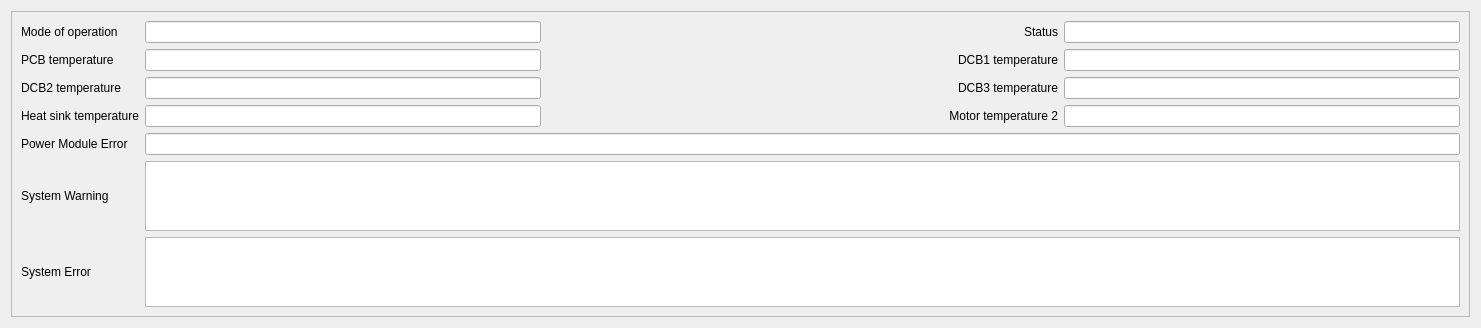
            <widget class="QWidget" name="scrollAreaWidgetContents_2">
             <property name="geometry">
              <rect>
               <x>0</x>
               <y>0</y>
               <width>1481</width>
               <height>326</height>
              </rect>
             </property>
             <layout class="QGridLayout" name="gridLayout_23">
              <item row="0" column="0">
               <widget class="QFrame" name="frame_8">
                <property name="frameShape">
                 <enum>QFrame::StyledPanel</enum>
                </property>
                <property name="frameShadow">
                 <enum>QFrame::Raised</enum>
                </property>
                <layout class="QGridLayout" name="gridLayout_21">
                 <item row="0" column="0">
                  <layout class="QGridLayout" name="gridLayout_22">
                   <item row="0" column="1">
                    <widget class="QLineEdit" name="Operation_mode"/>
                   </item>
                   <item row="0" column="4">
                    <widget class="QLineEdit" name="Status"/>
                   </item>
                   <item row="0" column="2">
                    <spacer name="horizontalSpacer_44">
                     <property name="orientation">
                      <enum>Qt::Horizontal</enum>
                     </property>
                     <property name="sizeHint" stdset="0">
                      <size>
                       <width>40</width>
                       <height>20</height>
                      </size>
                     </property>
                    </spacer>
                   </item>
                   <item row="0" column="3">
                    <widget class="QLabel" name="label_88">
                     <property name="text">
                      <string>Status</string>
                     </property>
                     <property name="alignment">
                      <set>Qt::AlignRight|Qt::AlignTrailing|Qt::AlignVCenter</set>
                     </property>
                     <property name="wordWrap">
                      <bool>false</bool>
                     </property>
                     <property name="buddy">
                      <cstring>Status</cstring>
                     </property>
                    </widget>
                   </item>
                   <item row="0" column="0">
                    <widget class="QLabel" name="label_83">
                     <property name="text">
                      <string>Mode of operation</string>
                     </property>
                     <property name="buddy">
                      <cstring>Operation_mode</cstring>
                     </property>
                    </widget>
                   </item>
                   <item row="4" column="0">
                    <widget class="QLabel" name="label_84">
                     <property name="text">
                      <string>Power Module Error</string>
                     </property>
                     <property name="buddy">
                      <cstring>Power_module_error</cstring>
                     </property>
                    </widget>
                   </item>
                   <item row="4" column="1" colspan="4">
                    <widget class="QLineEdit" name="Power_module_error"/>
                   </item>
                   <item row="1" column="0">
                    <widget class="QLabel" name="label_89">
                     <property name="text">
                      <string>PCB temperature</string>
                     </property>
                     <property name="buddy">
                      <cstring>PCB_temperature</cstring>
                     </property>
                    </widget>
                   </item>
                   <item row="1" column="3">
                    <widget class="QLabel" name="label_90">
                     <property name="text">
                      <string>DCB1 temperature</string>
                     </property>
                     <property name="alignment">
                      <set>Qt::AlignRight|Qt::AlignTrailing|Qt::AlignVCenter</set>
                     </property>
                     <property name="buddy">
                      <cstring>DCB1_temperature</cstring>
                     </property>
                    </widget>
                   </item>
                   <item row="1" column="4">
                    <widget class="QLineEdit" name="DCB1_temperature"/>
                   </item>
                   <item row="1" column="1">
                    <widget class="QLineEdit" name="PCB_temperature"/>
                   </item>
                   <item row="5" column="0">
                    <widget class="QLabel" name="label_87">
                     <property name="text">
                      <string>System Warning</string>
                     </property>
                    </widget>
                   </item>
                   <item row="6" column="0">
                    <widget class="QLabel" name="label_85">
                     <property name="text">
                      <string>System Error</string>
                     </property>
                    </widget>
                   </item>
                   <item row="5" column="1" colspan="4">
                    <widget class="QTextEdit" name="System_warning"/>
                   </item>
                   <item row="6" column="1" colspan="4">
                    <widget class="QTextEdit" name="System_error"/>
                   </item>
                   <item row="2" column="4">
                    <widget class="QLineEdit" name="DCB3_temperature"/>
                   </item>
                   <item row="2" column="3">
                    <widget class="QLabel" name="label_92">
                     <property name="text">
                      <string>DCB3 temperature</string>
                     </property>
                     <property name="alignment">
                      <set>Qt::AlignRight|Qt::AlignTrailing|Qt::AlignVCenter</set>
                     </property>
                     <property name="buddy">
                      <cstring>DCB3_temperature</cstring>
                     </property>
                    </widget>
                   </item>
                   <item row="2" column="1">
                    <widget class="QLineEdit" name="DCB2_temperature"/>
                   </item>
                   <item row="2" column="0">
                    <widget class="QLabel" name="label_91">
                     <property name="text">
                      <string>DCB2 temperature</string>
                     </property>
                     <property name="buddy">
                      <cstring>DCB2_temperature</cstring>
                     </property>
                    </widget>
                   </item>
                   <item row="3" column="0">
                    <widget class="QLabel" name="label_93">
                     <property name="text">
                      <string>Heat sink temperature</string>
                     </property>
                     <property name="buddy">
                      <cstring>Heatsink_temperature</cstring>
                     </property>
                    </widget>
                   </item>
                   <item row="3" column="4">
                    <widget class="QLineEdit" name="Motor_temp_2"/>
                   </item>
                   <item row="3" column="3">
                    <widget class="QLabel" name="label_94">
                     <property name="text">
                      <string>Motor temperature 2</string>
                     </property>
                     <property name="alignment">
                      <set>Qt::AlignRight|Qt::AlignTrailing|Qt::AlignVCenter</set>
                     </property>
                     <property name="buddy">
                      <cstring>Motor_temp_2</cstring>
                     </property>
                    </widget>
                   </item>
                   <item row="3" column="1">
                    <widget class="QLineEdit" name="Heatsink_temperature"/>
                   </item>
                  </layout>
                 </item>
                </layout>
               </widget>
              </item>
             </layout>
            </widget>
